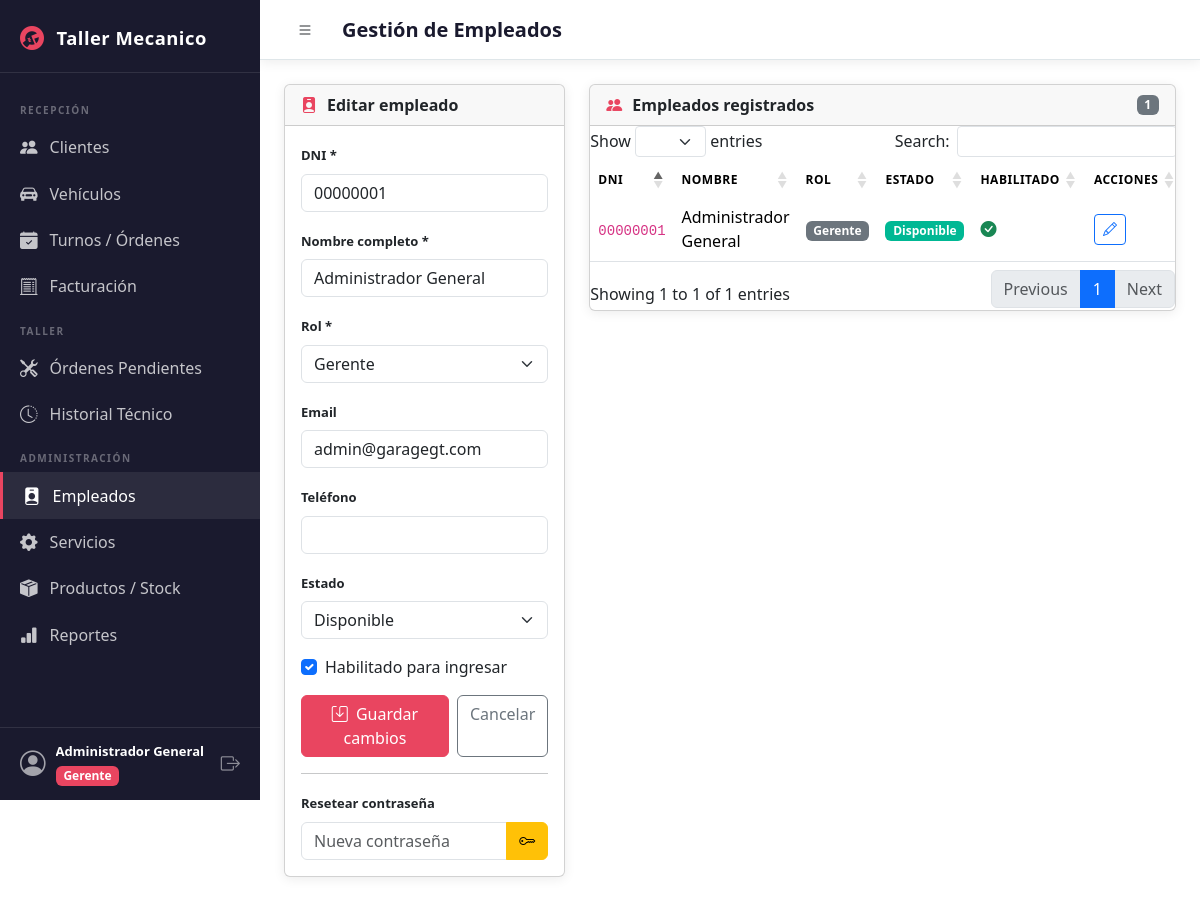
The app's page /views/gerente/empleados.php?editar=00000001 (signed in) with its own data.
### tables this page shows
CREATE TABLE IF NOT EXISTS empleados (
    empleado_DNI        VARCHAR(10)  NOT NULL,
    empleado_contrasena VARCHAR(255) NOT NULL,
    empleado_nombre     VARCHAR(50)  NOT NULL,
    empleado_roll       VARCHAR(255) NOT NULL COMMENT 'recepcionista | mecanico | gerente',
    empleado_email      TEXT         DEFAULT NULL,
    token_recuperacion  VARCHAR(255) DEFAULT NULL,
    empleado_direccion  VARCHAR(50)  DEFAULT NULL,
    empleado_localidad  VARCHAR(15)  DEFAULT NULL,
    empleado_telefono   VARCHAR(15)  DEFAULT NULL,
    empleado_habilitado TINYINT(1)   NOT NULL DEFAULT 1,
    empleado_estado     VARCHAR(50)  DEFAULT 'disponible' COMMENT 'disponible | no_disponible | licencia',
    licencia_desde      DATE         DEFAULT NULL,
    licencia_hasta      DATE         DEFAULT NULL,
    PRIMARY KEY (empleado_DNI)
);

### views/gerente/empleados.php (the view, shortened to what this page needs)
<?php
$pdo = getDB();
$empleados = $pdo->query("SELECT * FROM empleados ORDER BY empleado_roll, empleado_nombre")->fetchAll();
$editEmp = null;
if (isset($_GET['editar'])) {
    $stmt = $pdo->prepare("SELECT * FROM empleados WHERE empleado_DNI=?");
    $stmt->execute([$_GET['editar']]);
    $editEmp = $stmt->fetch();
}
require_once __DIR__ . '/../../includes/header.php';
?>
<div class="row g-4">
    <div class="col-lg-4">
        <div class="card">
            <div class="card-header">
                <i class="bi bi-person-badge-fill"></i>
                <?= $editEmp ? 'Editar empleado' : 'Nuevo empleado' ?>
            </div>
            <div class="card-body">
                <form method="POST">
                    <div class="mb-3">
                        <label class="form-label">DNI *</label>
                        <input type="text" name="empleado_DNI" class="form-control" maxlength="10"
                               value="<?= htmlspecialchars($editEmp['empleado_DNI'] ?? '') ?>"
                               <?= $editEmp ? 'readonly' : 'required' ?>>
                    </div>
                    <div class="mb-3">
                        <label class="form-label">Nombre completo *</label>
                        <input type="text" name="empleado_nombre" class="form-control" maxlength="50"
                               value="<?= htmlspecialchars($editEmp['empleado_nombre'] ?? '') ?>" required>
                    </div>
                    <div class="mb-3">
                        <label class="form-label">Rol *</label>
                        <select name="empleado_roll" class="form-select" required>
                            <option value="gerente"       <?= ($editEmp['empleado_roll']??'') === 'gerente'       ? 'selected':'' ?>>Gerente</option>
                        </select>
                    </div>
                    <div class="mb-3">
                        <label class="form-label">Email</label>
                        <input type="email" name="empleado_email" class="form-control"
                               value="<?= htmlspecialchars($editEmp['empleado_email'] ?? '') ?>">
                    </div>
                    <div class="mb-3">
                        <label class="form-label">Teléfono</label>
                        <input type="text" name="empleado_telefono" class="form-control" maxlength="15"
                               value="<?= htmlspecialchars($editEmp['empleado_telefono'] ?? '') ?>">
                    </div>
                    <?php if ($editEmp): ?>
                    <div class="mb-3">
                        <label class="form-label">Estado</label>
                        <select name="empleado_estado" class="form-select">
                            <option value="disponible"     <?= ($editEmp['empleado_estado']??'') === 'disponible'     ? 'selected':'' ?>>Disponible</option>
                        </select>
                    </div>
                    <div class="mb-3 form-check">
                        <input type="checkbox" class="form-check-input" name="empleado_habilitado"
                               id="habilitado" <?= $editEmp['empleado_habilitado'] ? 'checked' : '' ?>>
                        <label class="form-check-label" for="habilitado">Habilitado para ingresar</label>
                    </div>
                    <?php endif; ?>
                    <div class="d-flex gap-2">
                        <button type="submit" class="btn btn-primary flex-grow-1">
                            <i class="bi bi-save me-1"></i>
                            <?= $editEmp ? 'Guardar cambios' : 'Registrar empleado' ?>
                        </button>
                        <?php if ($editEmp): ?>
                        <a href="empleados.php" class="btn btn-outline-secondary">Cancelar</a>
                        <?php endif; ?>
                    </div>
                </form>
                <?php if ($editEmp): ?>
                <hr>
                <form method="POST">
                    <label class="form-label fw-bold">Resetear contraseña</label>
                    <div class="input-group">
                        <input type="password" name="nueva_contrasena" class="form-control"
                               placeholder="Nueva contraseña" required>
                        <button type="submit" class="btn btn-warning btn-confirm"
                                data-confirm="¿Cambiar la contraseña de este empleado?">
                            <i class="bi bi-key"></i>
                        </button>
                    </div>
                </form>
                <?php endif; ?>
            </div>
        </div>
    </div>
    <div class="col-lg-8">
        <div class="card">
            <div class="card-header">
                <i class="bi bi-people-fill"></i> Empleados registrados
                <span class="badge bg-secondary ms-auto"><?= count($empleados) ?></span>
            </div>
            <div class="card-body p-0">
                <div class="table-responsive">
                    <table class="table table-hover datatable mb-0">
                        <thead>
                            <tr>
                                <th>DNI</th>
                                <th>Nombre</th>
                                <th>Rol</th>
                                <th>Estado</th>
                                <th>Habilitado</th>
                                <th>Acciones</th>
                            </tr>
                        </thead>
                        <tbody>
                        <?php foreach ($empleados as $e): ?>
                        <tr>
                            <td><code><?= htmlspecialchars($e['empleado_DNI']) ?></code></td>
                            <td><?= htmlspecialchars($e['empleado_nombre']) ?></td>
                            <td><span class="badge bg-secondary"><?= ucfirst($e['empleado_roll']) ?></span></td>
                            <td>
                                <span class="badge <?= $e['empleado_estado']==='disponible' ? 'badge-finalizado' : 'badge-pendiente' ?>">
                                    <?= ucfirst(str_replace('_',' ',$e['empleado_estado'])) ?>
                                </span>
                            </td>
                            <td>
                                <?= $e['empleado_habilitado']
                                    ? '<i class="bi bi-check-circle-fill text-success"></i>'
                                    : '<i class="bi bi-x-circle-fill text-danger"></i>' ?>
                            </td>
                            <td>
                                <a href="?editar=<?= urlencode($e['empleado_DNI']) ?>"
                                   class="btn btn-sm btn-outline-primary">
                                    <i class="bi bi-pencil"></i>
                                </a>
                            </td>
                        </tr>
                        <?php endforeach; ?>
                        </tbody>
                    </table>
                </div>
            </div>
        </div>
    </div>
</div>
<?php require_once __DIR__ . '/../../includes/footer.php'; ?>

### assets/css/style.css (style rules this page uses)
:root { --color-primary: #1a1a2e; --color-secondary: #16213e; --color-accent: #e94560; --color-accent-2: #0f3460; --color-bg: #f0f2f5; --color-card: #ffffff; --color-text: #2d3436; --color-text-light: #636e72; --color-border: #dfe6e9; --sidebar-width: 260px; --topbar-height: 60px; --font-main: 'Segoe UI', system-ui, -apple-system, sans-serif; --radius: 10px; --shadow: 0 2px 12px rgba(0,0,0,.08); --transition: .25s ease; }
* { box-sizing: border-box; margin: 0; padding: 0; }
body { font-family: var(--font-main); background: var(--color-bg); color: var(--color-text); font-size: 14px; }
.card { background: var(--color-card); border: 1px solid var(--color-border); border-radius: var(--radius); box-shadow: var(--shadow); margin-bottom: 24px; }
.card-header { background: transparent; border-bottom: 1px solid var(--color-border); padding: 16px 20px; font-weight: 700; display: flex; align-items: center; gap: 10px; }
.card-header i { color: var(--color-accent); }
.card-body { padding: 20px; }
.btn-primary { background: var(--color-accent) !important; border-color: var(--color-accent) !important; }
.table th { background: var(--color-primary); color: #fff; font-weight: 600; font-size: 12px; letter-spacing: .5px; text-transform: uppercase; border: none; }
.table td { vertical-align: middle; }
.badge-finalizado { background: #00b894; color: #fff; }
.form-label { font-weight: 600; font-size: 13px; }

### records on screen
empleados: empleado_DNI "00000001", empleado_nombre "Administrador General", empleado_roll "Gerente", empleado_email "admin@garagegt.com", empleado_estado "Disponible", empleado_habilitado "☑"

### other values on screen
APP_NAME "Taller Mecanico"
$nombre "Administrador General"
$rol "Gerente"
$pageTitle "Gestión de Empleados"
count($empleados) "1"
